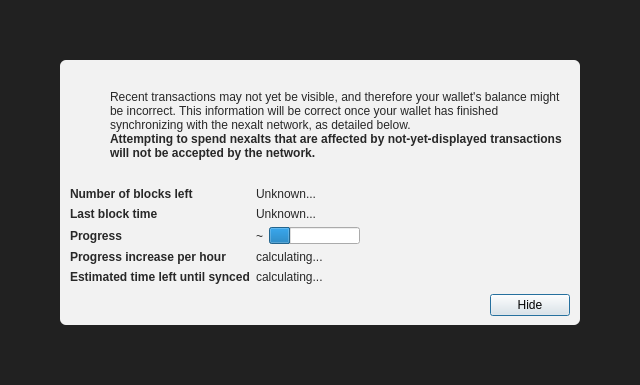
<?xml version="1.0" encoding="UTF-8"?>
<ui version="4.0">
 <class>ModalOverlay</class>
 <widget class="ModalOverlay" name="ModalOverlay">
  <property name="geometry">
   <rect>
    <x>0</x>
    <y>0</y>
    <width>640</width>
    <height>385</height>
   </rect>
  </property>
  <property name="windowTitle">
   <string>Form</string>
  </property>
  <layout class="QVBoxLayout" name="verticalLayout" stretch="0">
   <property name="sizeConstraint">
    <enum>QLayout::SetDefaultConstraint</enum>
   </property>
   <property name="leftMargin">
    <number>0</number>
   </property>
   <property name="topMargin">
    <number>0</number>
   </property>
   <property name="rightMargin">
    <number>0</number>
   </property>
   <property name="bottomMargin">
    <number>0</number>
   </property>
   <item>
    <widget class="QWidget" name="bgWidget" native="true">
     <property name="styleSheet">
      <string notr="true">#bgWidget { background: rgba(0,0,0,220); }</string>
     </property>
     <layout class="QVBoxLayout" name="verticalLayoutMain" stretch="1">
      <property name="leftMargin">
       <number>60</number>
      </property>
      <property name="topMargin">
       <number>60</number>
      </property>
      <property name="rightMargin">
       <number>60</number>
      </property>
      <property name="bottomMargin">
       <number>60</number>
      </property>
      <item>
       <widget class="QWidget" name="contentWidget" native="true">
        <property name="styleSheet">
         <string notr="true">#contentWidget { background: rgba(255,255,255,240); border-radius: 6px; }

QLabel { color: rgb(40,40,40);  }</string>
        </property>
        <layout class="QVBoxLayout" name="verticalLayoutSub" stretch="1,0,0,0">
         <property name="spacing">
          <number>0</number>
         </property>
         <property name="leftMargin">
          <number>10</number>
         </property>
         <property name="topMargin">
          <number>10</number>
         </property>
         <property name="rightMargin">
          <number>10</number>
         </property>
         <property name="bottomMargin">
          <number>10</number>
         </property>
         <item>
          <layout class="QHBoxLayout" name="horizontalLayoutIconText" stretch="0,1">
           <property name="topMargin">
            <number>20</number>
           </property>
           <item>
            <layout class="QVBoxLayout" name="verticalLayoutIcon">
             <property name="leftMargin">
              <number>0</number>
             </property>
             <item>
              <widget class="QPushButton" name="warningIcon">
               <property name="enabled">
                <bool>false</bool>
               </property>
               <property name="text">
                <string/>
               </property>
               <property name="icon">
                <iconset>
                 <normaloff>:/icons/warning</normaloff>
                 <disabledoff>:/icons/warning</disabledoff>:/icons/warning</iconset>
               </property>
               <property name="iconSize">
                <size>
                 <width>48</width>
                 <height>48</height>
                </size>
               </property>
               <property name="flat">
                <bool>true</bool>
               </property>
              </widget>
             </item>
             <item>
              <spacer name="verticalSpacerWarningIcon">
               <property name="orientation">
                <enum>Qt::Vertical</enum>
               </property>
               <property name="sizeHint" stdset="0">
                <size>
                 <width>20</width>
                 <height>40</height>
                </size>
               </property>
              </spacer>
             </item>
            </layout>
           </item>
           <item>
            <layout class="QVBoxLayout" name="verticalLayoutInfoText">
             <property name="leftMargin">
              <number>0</number>
             </property>
             <property name="topMargin">
              <number>0</number>
             </property>
             <item>
              <widget class="QLabel" name="infoText">
               <property name="text">
                <string>Recent transactions may not yet be visible, and therefore your wallet's balance might be incorrect. This information will be correct once your wallet has finished synchronizing with the nexalt network, as detailed below.</string>
               </property>
               <property name="textFormat">
                <enum>Qt::RichText</enum>
               </property>
               <property name="wordWrap">
                <bool>true</bool>
               </property>
              </widget>
             </item>
             <item>
              <widget class="QLabel" name="infoTextStrong">
               <property name="font">
                <font>
                 <weight>75</weight>
                 <bold>true</bold>
                </font>
               </property>
               <property name="text">
                <string>Attempting to spend nexalts that are affected by not-yet-displayed transactions will not be accepted by the network.</string>
               </property>
               <property name="textFormat">
                <enum>Qt::RichText</enum>
               </property>
               <property name="wordWrap">
                <bool>true</bool>
               </property>
              </widget>
             </item>
             <item>
              <spacer name="verticalSpacerInTextSpace">
               <property name="orientation">
                <enum>Qt::Vertical</enum>
               </property>
               <property name="sizeHint" stdset="0">
                <size>
                 <width>20</width>
                 <height>40</height>
                </size>
               </property>
              </spacer>
             </item>
            </layout>
           </item>
          </layout>
         </item>
         <item>
          <spacer name="verticalSpacerAfterText">
           <property name="orientation">
            <enum>Qt::Vertical</enum>
           </property>
           <property name="sizeHint" stdset="0">
            <size>
             <width>20</width>
             <height>40</height>
            </size>
           </property>
          </spacer>
         </item>
         <item>
          <layout class="QFormLayout" name="formLayout">
           <property name="fieldGrowthPolicy">
            <enum>QFormLayout::FieldsStayAtSizeHint</enum>
           </property>
           <property name="horizontalSpacing">
            <number>6</number>
           </property>
           <property name="verticalSpacing">
            <number>6</number>
           </property>
           <property name="topMargin">
            <number>10</number>
           </property>
           <item row="0" column="0">
            <widget class="QLabel" name="labelNumberOfBlocksLeft">
             <property name="font">
              <font>
               <weight>75</weight>
               <bold>true</bold>
              </font>
             </property>
             <property name="text">
              <string>Number of blocks left</string>
             </property>
            </widget>
           </item>
           <item row="0" column="1">
            <widget class="QLabel" name="numberOfBlocksLeft">
             <property name="text">
              <string>Unknown...</string>
             </property>
            </widget>
           </item>
           <item row="1" column="0">
            <widget class="QLabel" name="labelLastBlockTime">
             <property name="font">
              <font>
               <weight>75</weight>
               <bold>true</bold>
              </font>
             </property>
             <property name="text">
              <string>Last block time</string>
             </property>
            </widget>
           </item>
           <item row="1" column="1">
            <widget class="QLabel" name="newestBlockDate">
             <property name="sizePolicy">
              <sizepolicy hsizetype="Maximum" vsizetype="Preferred">
               <horstretch>0</horstretch>
               <verstretch>0</verstretch>
              </sizepolicy>
             </property>
             <property name="text">
              <string>Unknown...</string>
             </property>
            </widget>
           </item>
           <item row="2" column="0">
            <widget class="QLabel" name="labelSyncDone">
             <property name="font">
              <font>
               <weight>75</weight>
               <bold>true</bold>
              </font>
             </property>
             <property name="text">
              <string>Progress</string>
             </property>
            </widget>
           </item>
           <item row="2" column="1">
            <layout class="QHBoxLayout" name="horizontalLayoutSync" stretch="0,1">
             <item>
              <widget class="QLabel" name="percentageProgress">
               <property name="text">
                <string notr="true">~</string>
               </property>
              </widget>
             </item>
             <item>
              <widget class="QProgressBar" name="progressBar">
               <property name="value">
                <number>24</number>
               </property>
               <property name="format">
                <string/>
               </property>
              </widget>
             </item>
            </layout>
           </item>
           <item row="4" column="0">
            <widget class="QLabel" name="labelProgressIncrease">
             <property name="font">
              <font>
               <weight>75</weight>
               <bold>true</bold>
              </font>
             </property>
             <property name="text">
              <string>Progress increase per hour</string>
             </property>
            </widget>
           </item>
           <item row="4" column="1">
            <widget class="QLabel" name="progressIncreasePerH">
             <property name="text">
              <string>calculating...</string>
             </property>
            </widget>
           </item>
           <item row="5" column="0">
            <widget class="QLabel" name="labelEstimatedTimeLeft">
             <property name="font">
              <font>
               <weight>75</weight>
               <bold>true</bold>
              </font>
             </property>
             <property name="text">
              <string>Estimated time left until synced</string>
             </property>
            </widget>
           </item>
           <item row="5" column="1">
            <widget class="QLabel" name="expectedTimeLeft">
             <property name="text">
              <string>calculating...</string>
             </property>
            </widget>
           </item>
          </layout>
         </item>
         <item>
          <layout class="QHBoxLayout" name="horizontalLayoutButtons">
           <property name="leftMargin">
            <number>10</number>
           </property>
           <property name="topMargin">
            <number>10</number>
           </property>
           <item>
            <spacer name="horizontalSpacer">
             <property name="orientation">
              <enum>Qt::Horizontal</enum>
             </property>
             <property name="sizeHint" stdset="0">
              <size>
               <width>40</width>
               <height>20</height>
              </size>
             </property>
            </spacer>
           </item>
           <item>
            <widget class="QPushButton" name="closeButton">
             <property name="text">
              <string>Hide</string>
             </property>
             <property name="focusPolicy">
              <enum>Qt::StrongFocus</enum>
             </property>
             <property name="default">
              <bool>true</bool>
             </property>
            </widget>
           </item>
          </layout>
         </item>
        </layout>
       </widget>
      </item>
     </layout>
    </widget>
   </item>
  </layout>
 </widget>
 <customwidgets>
  <customwidget>
   <class>ModalOverlay</class>
   <extends>QWidget</extends>
   <header>qt/modaloverlay.h</header>
   <container>1</container>
  </customwidget>
 </customwidgets>
 <resources/>
 <connections/>
</ui>
